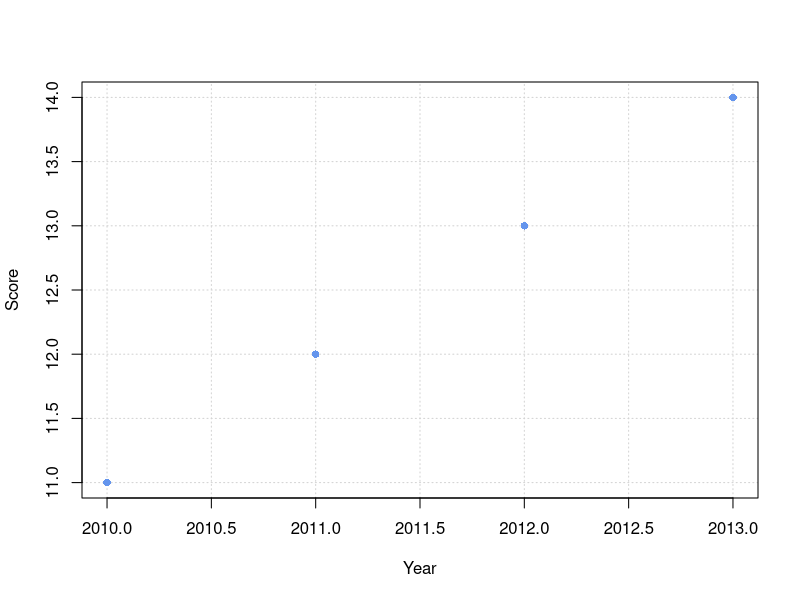
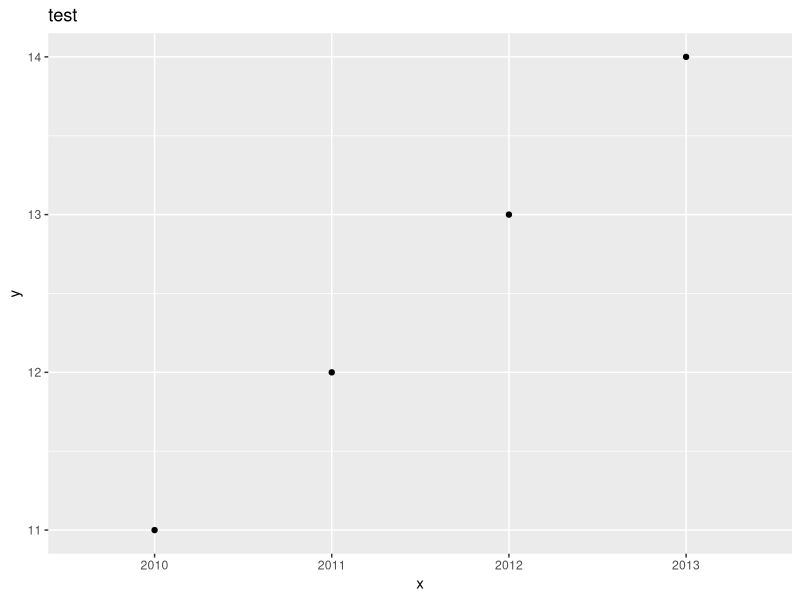

These figures' R source, in order:
library(ggplot2)

print("--- Running ---")


x <- c('2010', '2011', '2012','2013')
y <- c(11.,12.,13.,14.)

factores <- factor(x)

pdf("plot.pdf")
plot(	x,
		y, 
		main='', 
		xlab='Year', 
		ylab='Score',
		col='cornflowerblue',
		pch=16,
		panel.first=grid())

dev.off()


df <- data.frame(x,y)

# plot using layers

pdf("gplot.pdf")
ggplot(	data = df,
	   	mapping=aes(x=x,y=y) ) +
       	geom_point() +
       	labs(title = 'test')
dev.off()
